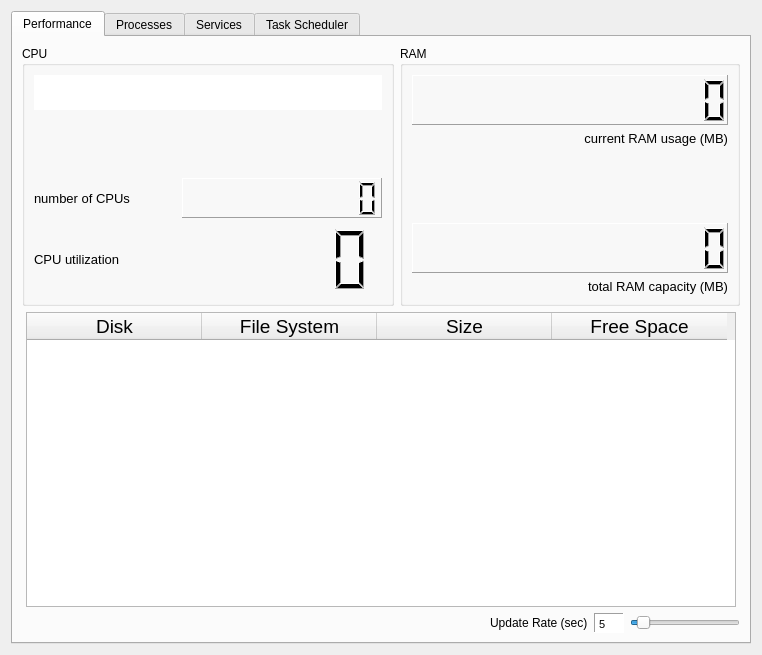
<?xml version="1.0" encoding="UTF-8"?>
<ui version="4.0">
 <class>TaskManager</class>
 <widget class="QWidget" name="TaskManager">
  <property name="geometry">
   <rect>
    <x>0</x>
    <y>0</y>
    <width>762</width>
    <height>655</height>
   </rect>
  </property>
  <property name="minimumSize">
   <size>
    <width>580</width>
    <height>0</height>
   </size>
  </property>
  <property name="windowTitle">
   <string>Task Manager</string>
  </property>
  <layout class="QVBoxLayout" name="verticalLayout">
   <item>
    <widget class="QTabWidget" name="tabs">
     <property name="minimumSize">
      <size>
       <width>740</width>
       <height>600</height>
      </size>
     </property>
     <property name="maximumSize">
      <size>
       <width>745</width>
       <height>700</height>
      </size>
     </property>
     <property name="contextMenuPolicy">
      <enum>Qt::NoContextMenu</enum>
     </property>
     <property name="currentIndex">
      <number>0</number>
     </property>
     <widget class="QWidget" name="tab_performance">
      <attribute name="title">
       <string>Performance</string>
      </attribute>
      <layout class="QVBoxLayout" name="verticalLayout_8">
       <item>
        <layout class="QHBoxLayout" name="horizontalLayout_7">
         <item>
          <widget class="QGroupBox" name="groupBox">
           <property name="minimumSize">
            <size>
             <width>360</width>
             <height>180</height>
            </size>
           </property>
           <property name="title">
            <string>CPU</string>
           </property>
           <layout class="QVBoxLayout" name="verticalLayout_4">
            <item>
             <layout class="QVBoxLayout" name="verticalLayout_3">
              <item>
               <widget class="QTextEdit" name="textEdit_cpubrand">
                <property name="maximumSize">
                 <size>
                  <width>350</width>
                  <height>35</height>
                 </size>
                </property>
                <property name="font">
                 <font>
                  <pointsize>13</pointsize>
                  <bold>true</bold>
                 </font>
                </property>
                <property name="frameShape">
                 <enum>QFrame::NoFrame</enum>
                </property>
                <property name="readOnly">
                 <bool>true</bool>
                </property>
               </widget>
              </item>
              <item>
               <spacer name="verticalSpacer_2">
                <property name="orientation">
                 <enum>Qt::Vertical</enum>
                </property>
                <property name="sizeHint" stdset="0">
                 <size>
                  <width>20</width>
                  <height>40</height>
                 </size>
                </property>
               </spacer>
              </item>
             </layout>
            </item>
            <item>
             <layout class="QHBoxLayout" name="horizontalLayout_6">
              <item>
               <widget class="QLabel" name="label_2">
                <property name="font">
                 <font>
                  <pointsize>10</pointsize>
                 </font>
                </property>
                <property name="text">
                 <string>number of CPUs</string>
                </property>
               </widget>
              </item>
              <item>
               <spacer name="horizontalSpacer_3">
                <property name="orientation">
                 <enum>Qt::Horizontal</enum>
                </property>
                <property name="sizeHint" stdset="0">
                 <size>
                  <width>40</width>
                  <height>20</height>
                 </size>
                </property>
               </spacer>
              </item>
              <item>
               <widget class="QLCDNumber" name="lcdNumber_cpunumber">
                <property name="minimumSize">
                 <size>
                  <width>200</width>
                  <height>40</height>
                 </size>
                </property>
                <property name="frameShape">
                 <enum>QFrame::Panel</enum>
                </property>
                <property name="digitCount">
                 <number>10</number>
                </property>
                <property name="segmentStyle">
                 <enum>QLCDNumber::Filled</enum>
                </property>
                <property name="value" stdset="0">
                 <double>0.000000000000000</double>
                </property>
                <property name="intValue" stdset="0">
                 <number>0</number>
                </property>
               </widget>
              </item>
             </layout>
            </item>
            <item>
             <layout class="QHBoxLayout" name="horizontalLayout_5">
              <item>
               <widget class="QLabel" name="label_3">
                <property name="maximumSize">
                 <size>
                  <width>16777215</width>
                  <height>40</height>
                 </size>
                </property>
                <property name="font">
                 <font>
                  <pointsize>10</pointsize>
                 </font>
                </property>
                <property name="frameShape">
                 <enum>QFrame::NoFrame</enum>
                </property>
                <property name="text">
                 <string>CPU utilization</string>
                </property>
               </widget>
              </item>
              <item>
               <spacer name="horizontalSpacer_4">
                <property name="orientation">
                 <enum>Qt::Horizontal</enum>
                </property>
                <property name="sizeHint" stdset="0">
                 <size>
                  <width>40</width>
                  <height>20</height>
                 </size>
                </property>
               </spacer>
              </item>
              <item>
               <widget class="QLCDNumber" name="lcdNumber_cpuload">
                <property name="minimumSize">
                 <size>
                  <width>200</width>
                  <height>70</height>
                 </size>
                </property>
                <property name="frameShape">
                 <enum>QFrame::NoFrame</enum>
                </property>
               </widget>
              </item>
             </layout>
            </item>
           </layout>
          </widget>
         </item>
         <item>
          <widget class="QGroupBox" name="groupBox_2">
           <property name="minimumSize">
            <size>
             <width>340</width>
             <height>230</height>
            </size>
           </property>
           <property name="contextMenuPolicy">
            <enum>Qt::NoContextMenu</enum>
           </property>
           <property name="title">
            <string>RAM</string>
           </property>
           <layout class="QVBoxLayout" name="verticalLayout_7">
            <item>
             <layout class="QVBoxLayout" name="verticalLayout_6">
              <item>
               <widget class="QLCDNumber" name="lcdNumber_ramused">
                <property name="minimumSize">
                 <size>
                  <width>0</width>
                  <height>50</height>
                 </size>
                </property>
                <property name="frameShape">
                 <enum>QFrame::Panel</enum>
                </property>
                <property name="smallDecimalPoint">
                 <bool>false</bool>
                </property>
                <property name="digitCount">
                 <number>13</number>
                </property>
                <property name="segmentStyle">
                 <enum>QLCDNumber::Filled</enum>
                </property>
               </widget>
              </item>
              <item>
               <widget class="QLabel" name="label_6">
                <property name="font">
                 <font>
                  <pointsize>10</pointsize>
                 </font>
                </property>
                <property name="text">
                 <string>current RAM usage (MB)</string>
                </property>
                <property name="alignment">
                 <set>Qt::AlignRight|Qt::AlignTrailing|Qt::AlignVCenter</set>
                </property>
               </widget>
              </item>
             </layout>
            </item>
            <item>
             <spacer name="verticalSpacer">
              <property name="orientation">
               <enum>Qt::Vertical</enum>
              </property>
              <property name="sizeHint" stdset="0">
               <size>
                <width>20</width>
                <height>40</height>
               </size>
              </property>
             </spacer>
            </item>
            <item>
             <layout class="QVBoxLayout" name="verticalLayout_5">
              <item>
               <widget class="QLCDNumber" name="lcdNumber_ramtotal">
                <property name="minimumSize">
                 <size>
                  <width>0</width>
                  <height>50</height>
                 </size>
                </property>
                <property name="layoutDirection">
                 <enum>Qt::LeftToRight</enum>
                </property>
                <property name="frameShape">
                 <enum>QFrame::Panel</enum>
                </property>
                <property name="digitCount">
                 <number>13</number>
                </property>
               </widget>
              </item>
              <item>
               <widget class="QLabel" name="label_5">
                <property name="font">
                 <font>
                  <pointsize>10</pointsize>
                 </font>
                </property>
                <property name="text">
                 <string>total RAM capacity (MB)</string>
                </property>
                <property name="alignment">
                 <set>Qt::AlignRight|Qt::AlignTrailing|Qt::AlignVCenter</set>
                </property>
               </widget>
              </item>
             </layout>
            </item>
           </layout>
          </widget>
         </item>
        </layout>
       </item>
       <item>
        <layout class="QHBoxLayout" name="horizontalLayout_4">
         <item>
          <spacer name="horizontalSpacer_2">
           <property name="orientation">
            <enum>Qt::Horizontal</enum>
           </property>
           <property name="sizeHint" stdset="0">
            <size>
             <width>40</width>
             <height>20</height>
            </size>
           </property>
          </spacer>
         </item>
         <item>
          <widget class="QTableWidget" name="tableWidget_disks">
           <property name="minimumSize">
            <size>
             <width>710</width>
             <height>295</height>
            </size>
           </property>
           <property name="maximumSize">
            <size>
             <width>750</width>
             <height>16777215</height>
            </size>
           </property>
           <property name="font">
            <font>
             <pointsize>12</pointsize>
            </font>
           </property>
           <property name="sizeAdjustPolicy">
            <enum>QAbstractScrollArea::AdjustIgnored</enum>
           </property>
           <attribute name="horizontalHeaderDefaultSectionSize">
            <number>175</number>
           </attribute>
           <column>
            <property name="text">
             <string>Disk</string>
            </property>
            <property name="font">
             <font>
              <pointsize>14</pointsize>
             </font>
            </property>
           </column>
           <column>
            <property name="text">
             <string>File System</string>
            </property>
            <property name="font">
             <font>
              <pointsize>14</pointsize>
             </font>
            </property>
           </column>
           <column>
            <property name="text">
             <string>Size</string>
            </property>
            <property name="font">
             <font>
              <pointsize>14</pointsize>
             </font>
            </property>
           </column>
           <column>
            <property name="text">
             <string>Free Space</string>
            </property>
            <property name="font">
             <font>
              <pointsize>14</pointsize>
             </font>
            </property>
           </column>
          </widget>
         </item>
         <item>
          <spacer name="horizontalSpacer_5">
           <property name="orientation">
            <enum>Qt::Horizontal</enum>
           </property>
           <property name="sizeHint" stdset="0">
            <size>
             <width>40</width>
             <height>20</height>
            </size>
           </property>
          </spacer>
         </item>
        </layout>
       </item>
       <item>
        <layout class="QHBoxLayout" name="horizontalLayout_3">
         <item>
          <spacer name="horizontalSpacer">
           <property name="orientation">
            <enum>Qt::Horizontal</enum>
           </property>
           <property name="sizeHint" stdset="0">
            <size>
             <width>40</width>
             <height>20</height>
            </size>
           </property>
          </spacer>
         </item>
         <item>
          <widget class="QLabel" name="label">
           <property name="text">
            <string>Update Rate (sec)</string>
           </property>
          </widget>
         </item>
         <item>
          <widget class="QPlainTextEdit" name="plainTextEdit_updaterate">
           <property name="maximumSize">
            <size>
             <width>30</width>
             <height>20</height>
            </size>
           </property>
           <property name="font">
            <font>
             <pointsize>8</pointsize>
             <bold>false</bold>
            </font>
           </property>
           <property name="layoutDirection">
            <enum>Qt::LeftToRight</enum>
           </property>
           <property name="frameShape">
            <enum>QFrame::Panel</enum>
           </property>
           <property name="verticalScrollBarPolicy">
            <enum>Qt::ScrollBarAlwaysOff</enum>
           </property>
           <property name="horizontalScrollBarPolicy">
            <enum>Qt::ScrollBarAlwaysOff</enum>
           </property>
           <property name="sizeAdjustPolicy">
            <enum>QAbstractScrollArea::AdjustIgnored</enum>
           </property>
           <property name="readOnly">
            <bool>true</bool>
           </property>
           <property name="plainText">
            <string>5</string>
           </property>
           <property name="textInteractionFlags">
            <set>Qt::NoTextInteraction</set>
           </property>
          </widget>
         </item>
         <item>
          <widget class="QSlider" name="horizontalSliderUpdateRate">
           <property name="maximumSize">
            <size>
             <width>110</width>
             <height>16777215</height>
            </size>
           </property>
           <property name="minimum">
            <number>1</number>
           </property>
           <property name="maximum">
            <number>60</number>
           </property>
           <property name="singleStep">
            <number>5</number>
           </property>
           <property name="value">
            <number>5</number>
           </property>
           <property name="orientation">
            <enum>Qt::Horizontal</enum>
           </property>
          </widget>
         </item>
        </layout>
       </item>
      </layout>
     </widget>
     <widget class="QWidget" name="tab_processes">
      <attribute name="title">
       <string>Processes</string>
      </attribute>
      <layout class="QHBoxLayout" name="horizontalLayout_2">
       <item>
        <widget class="QTableWidget" name="tableWidget_processes">
         <property name="font">
          <font>
           <pointsize>10</pointsize>
          </font>
         </property>
         <attribute name="horizontalHeaderDefaultSectionSize">
          <number>250</number>
         </attribute>
         <column>
          <property name="text">
           <string>Name</string>
          </property>
          <property name="font">
           <font>
            <pointsize>14</pointsize>
           </font>
          </property>
         </column>
         <column>
          <property name="text">
           <string>Status</string>
          </property>
          <property name="font">
           <font>
            <pointsize>14</pointsize>
           </font>
          </property>
         </column>
         <column>
          <property name="text">
           <string>Memory</string>
          </property>
          <property name="font">
           <font>
            <pointsize>14</pointsize>
           </font>
          </property>
         </column>
        </widget>
       </item>
      </layout>
     </widget>
     <widget class="QWidget" name="tab_services">
      <attribute name="title">
       <string>Services</string>
      </attribute>
      <layout class="QVBoxLayout" name="verticalLayout_2">
       <item>
        <widget class="QTableWidget" name="tableWidget_services">
         <property name="font">
          <font>
           <pointsize>10</pointsize>
          </font>
         </property>
         <attribute name="horizontalHeaderDefaultSectionSize">
          <number>360</number>
         </attribute>
         <column>
          <property name="text">
           <string>Name</string>
          </property>
          <property name="font">
           <font>
            <pointsize>14</pointsize>
           </font>
          </property>
         </column>
         <column>
          <property name="text">
           <string>Status</string>
          </property>
          <property name="font">
           <font>
            <pointsize>14</pointsize>
           </font>
          </property>
         </column>
        </widget>
       </item>
      </layout>
     </widget>
     <widget class="QWidget" name="tab_scheduler">
      <attribute name="title">
       <string>Task Scheduler</string>
      </attribute>
      <layout class="QHBoxLayout" name="horizontalLayout">
       <item>
        <widget class="QTableWidget" name="tableWidget_scheduler">
         <property name="font">
          <font>
           <pointsize>10</pointsize>
          </font>
         </property>
         <property name="sizeAdjustPolicy">
          <enum>QAbstractScrollArea::AdjustToContents</enum>
         </property>
         <property name="columnCount">
          <number>4</number>
         </property>
         <attribute name="horizontalHeaderDefaultSectionSize">
          <number>250</number>
         </attribute>
         <column>
          <property name="text">
           <string>Name</string>
          </property>
          <property name="font">
           <font>
            <pointsize>14</pointsize>
           </font>
          </property>
         </column>
         <column>
          <property name="text">
           <string>Next Run Time</string>
          </property>
          <property name="font">
           <font>
            <pointsize>14</pointsize>
           </font>
          </property>
         </column>
         <column>
          <property name="text">
           <string>Status</string>
          </property>
          <property name="font">
           <font>
            <pointsize>14</pointsize>
           </font>
          </property>
         </column>
         <column>
          <property name="text">
           <string>Task Path</string>
          </property>
          <property name="font">
           <font>
            <pointsize>14</pointsize>
           </font>
          </property>
         </column>
        </widget>
       </item>
      </layout>
     </widget>
    </widget>
   </item>
  </layout>
 </widget>
 <resources/>
 <connections/>
</ui>
